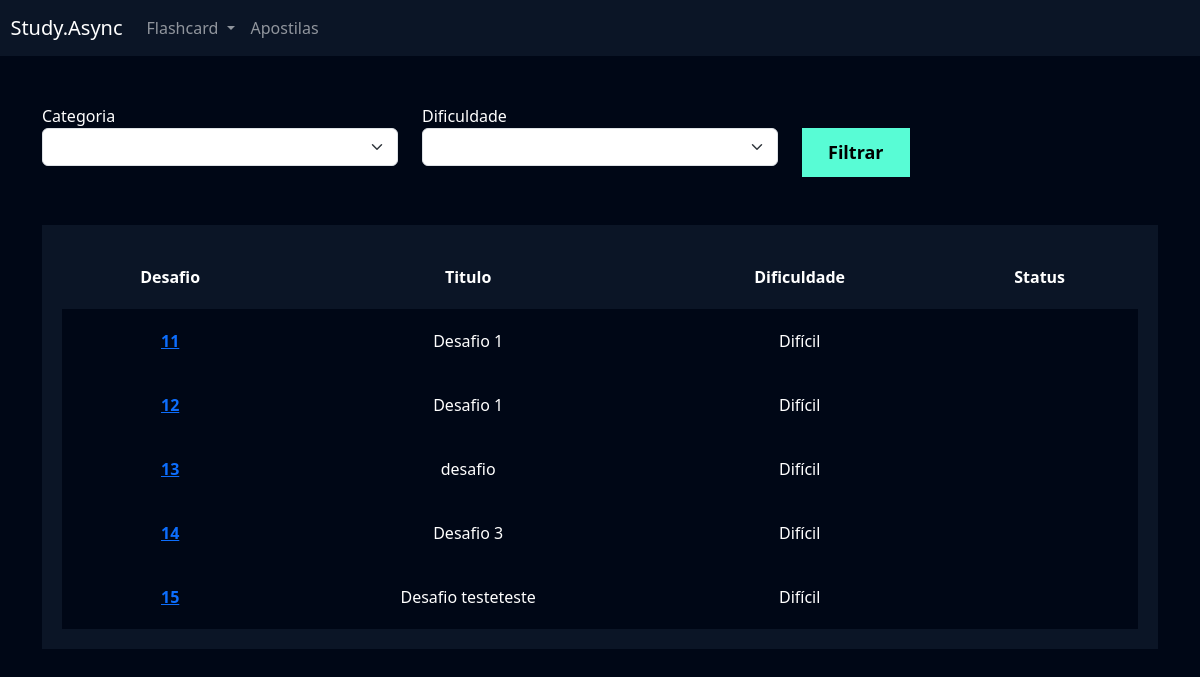
Page /flashcard/listar_desafio/ (signed in) on the committed database.
### flashcard/models.py (models this page shows, shortened)
class Desafio(models.Model):
    user = models.ForeignKey(User, on_delete=models.DO_NOTHING)
    titulo = models.CharField(max_length=100)
    categoria = models.ManyToManyField(Categoria)
    quantidade_perguntas = models.IntegerField()
    dificuldade = models.CharField(
        max_length=1, choices=Flashcard.DIFICULDADE_CHOICES
    )
    flashcards = models.ManyToManyField(FlashcardDesafio)

### flashcard/views.py (the view)
# urls.py: path('listar_desafio/', views.listar_desafio, name='listar_desafio'),
def listar_desafio(request):
        desafios = Desafio.objects.filter(user=request.user)
        return render(request, 'listar_desafio.html', {'desafios': desafios})

### flashcard/templates/listar_desafio.html (shortened to what this page needs)
{% extends "base.html" %}
{% load static %}
{% block 'cabecalho' %}
    <link href="{% static 'usuarios/css/cadastro.css' %}" rel="stylesheet">
    <link href="{% static 'flashcard/css/novo_flashcard.css' %}" rel="stylesheet">
    <link href="{% static 'flashcard/css/iniciar_desafio.css' %}" rel="stylesheet">
    <link href="{% static 'flashcard/css/desafio.css' %}" rel="stylesheet">
    <link href='https://unpkg.com/boxicons@2.1.4/css/boxicons.min.css' rel='stylesheet'>
{% endblock 'cabecalho' %}
{% block 'conteudo' %}
    {% include "partials/header.html" %}
    <div class="container">
        <br>
        <br>
        <div class="row">
            <div class="col-md">
                <form action="}" method="GET">
                <label for="">Categoria</label>
                <select name="categoria" class="form-select">
                </select>
            </div>
            <div class="col-md">
                <label for="">Dificuldade</label>
                <select name="dificuldade" class="form-select">
                </select>
            </div>
            <div class="col-md">
                <br>
                <input type="submit" value="Filtrar" class="btn-cadastro">
            </div>
        </div>
        <br>
        <br>
        <div class="box-listar">
            <table>
                <thead>
                  <tr>
                    <th scope="col">Desafio</th>
                    <th scope="col">Titulo</th>
                    <th scope="col">Dificuldade</th>
                    <th scope="col">Status</th>
                  </tr>
                </thead>
                <tbody>
                    {% for desafio in desafios %}
                        <tr class="linha">
                            <th><a href="{% url 'desafio' desafio.id %}">{{desafio.id}}</a></th>
                            <td>{{desafio.titulo}}</td>
                            <td>{{desafio.get_dificuldade_display}}</td>
                            <td>{{desafio.status}}</td>
                        </tr>
                    {% endfor %}
                </tbody>
              </table>
        </div>
    </div>
{% endblock 'conteudo' %}

### templates/static/geral/css/base.css (style rules this page uses)
:root { --main-color: #0b1526; --dark-color: #000716; --secondary-dark-color: rgb(15, 2, 26); --light-color: #00c1f3; --contrast-color: #f4c96b; --differential-color: #58fcd5; }
body { background-color: var(--dark-color) !important; color: white !important; }

### templates/static/usuarios/css/cadastro.css (style rules this page uses)
* { margin: 0; padding: 0; }
.btn-cadastro { padding: 10px; background-color: #58fcd5; border: none; border: 1px solid #58fcd5; font-size: 18px; font-weight: bold; padding-left: 25px; padding-right: 25px; }

### templates/static/flashcard/css/desafio.css (style rules this page uses)
.box-listar { background-color: #0b1526; padding: 20px; }
table { width: 100%; padding: 20px; text-align: center; }
.linha { height: 40px; background-color: var(--dark-color); padding: 20px; }
td, th { padding: 20px; }
tr { background-color: var(--main-color); }

### rows in the picture
Desafio: id "11", titulo "Desafio 1", dificuldade "Difícil"
Desafio: id "12", titulo "Desafio 1", dificuldade "Difícil"
Desafio: id "13", titulo "desafio", dificuldade "Difícil"
Desafio: id "14", titulo "Desafio 3", dificuldade "Difícil"
Desafio: id "15", titulo "Desafio testeteste", dificuldade "Difícil"
